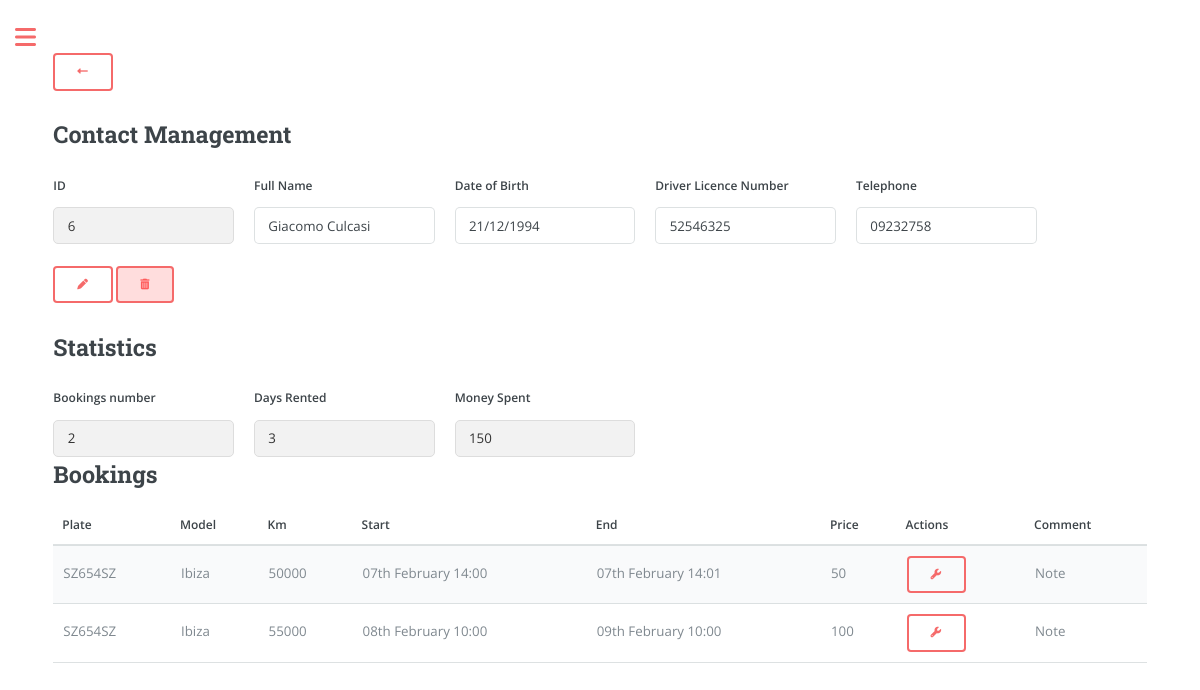
Before: /contact/6 (signed in) with the older database file.
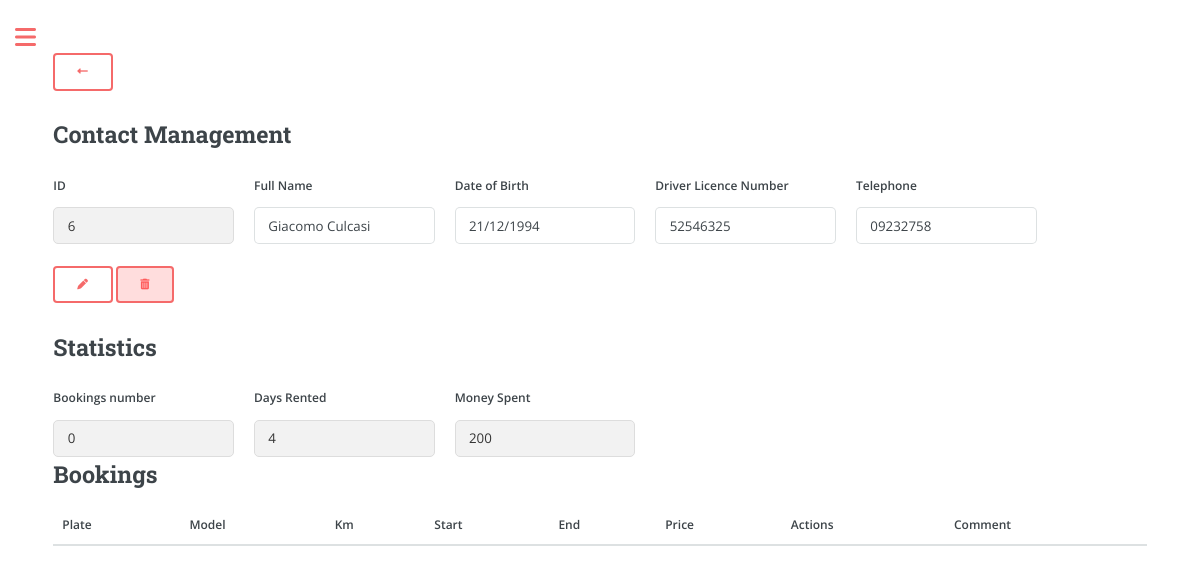
After: the same page with the newer database file.
### app/models.py (models this page shows, shortened)
class Contacts(db.Model):
    id = db.Column(db.Integer, primary_key=True)
    full_name = db.Column(db.String(128), index=True)
    driver_licence_n = db.Column(db.Integer, index=True)
    dob = db.Column(db.String(8), index=True)
    telephone = db.Column(db.String(20), index=True)
    user_id = db.Column(db.Integer, db.ForeignKey('user.id', name='contacts_user_id'), nullable=False)
    bookings = db.relationship('Booking', backref='owner', lazy='dynamic')
    money_spent = db.Column(db.Integer, default=0, index=True)
    rented_days = db.Column(db.Integer, default=0, index=True)

class User(UserMixin, db.Model):
    id = db.Column(db.Integer, primary_key=True)
    registration_date = db.Column(db.DateTime, default=datetime.utcnow)
    username = db.Column(db.String(64), index=True, unique=True)
    email = db.Column(db.String(120), index=True, unique=True)
    password_hash = db.Column(db.String(128))
    garage = db.relationship('Car', backref='owner_garage', lazy='dynamic')
    groups = db.relationship('Groups', backref='owner_groups', lazy='dynamic')
    contacts = db.relationship('Contacts', backref='owner_contacts', lazy='dynamic')
    role = db.Column(db.String(20), default='user')
    currency = db.Column(db.String(1), default='€')
    measurement_unit = db.Column(db.String(5), default='Km')
    language = db.Column(db.String(2), default='en')

class Booking(db.Model):
    id = db.Column(db.Integer, primary_key=True)
    start_datetime = db.Column(db.DateTime, nullable=False)
    end_datetime = db.Column(db.DateTime, nullable=False)
    car_plate = db.Column(db.String(8), db.ForeignKey('car.plate'), nullable=False)
    user_id = db.Column(db.Integer, db.ForeignKey('user.id'), nullable=False)
    note = db.Column(db.String(160))
    money = db.Column(db.Integer, default=0, index=True)
    km = db.Column(db.Integer, default=0, index=True) # Car's kilometres when booking
    car = db.relationship('Car', backref='bookings', lazy=True)
    contact_id = db.Column(db.Integer, db.ForeignKey('contacts.id', name='booking_contacts_id'), nullable=True)
    group_id = db.Column(db.Integer, db.ForeignKey('groups.id', name='booking_group'), nullable=True)
    group = db.relationship('Groups', back_populates='bookings', lazy=True)

class Car(db.Model):
    plate = db.Column(db.String(8), primary_key=True, index=True, unique=True)
    make = db.Column(db.String(15), index=True)
    model = db.Column(db.String(15), index=True)
    fuel = db.Column(db.String(8), index=True)
    year = db.Column(db.Integer, index=True)
    cc = db.Column(db.Integer, index=True)
    user_id = db.Column(db.Integer, db.ForeignKey('user.id'))
    days = db.Column(db.Integer, default=0, index=True)
    money = db.Column(db.Integer, default=0, index=True) # Referred as 'revenue'
    car_cost = db.Column(db.Integer, default=0, index=True)
    insurance_cost = db.Column(db.Float, default=0, index=True)
    insurance_expiry_date = db.Column(db.DateTime)
    mot_cost = db.Column(db.Float, default=0, index=True)
    mot_expiry_date = db.Column(db.DateTime)
    road_tax_cost = db.Column(db.Float, default=0, index=True)
    road_tax_expiry_date = db.Column(db.DateTime)
    renewal = db.relationship('Renewal', backref='car', lazy='dynamic')
    km = db.Column(db.Integer, default=0, index=True)

### app/routes.py (the view, shortened to what this page needs)
@app.route('/contact/<int:contact_id>', methods=['GET', 'POST'])
@login_required
def contact_manage(contact_id):
    contact = Contacts.query.get_or_404(contact_id)
    contact_bookings = contact.bookings.all()
    return render_template('contact_manage.html' if current_user.language == 'en' else f'contact_manage_{current_user.language}.html',
                           contact=contact, contact_bookings=contact_bookings, days=contact.rented_days,
                           money=contact.money_spent, bookings_number=len(contact_bookings), user_name=current_user.username if current_user.is_authenticated else None)

### app/models.py (called while the page is built)
@login.user_loader
def load_user(id):
    return User.query.get(int(id))

### app/templates/contact_manage.html (shortened to what this page needs)
{% if current_user.language == 'en' %}
    {% extends "index.html" %}
{% else %}
    {% extends "index_" + current_user.language + ".html" %}
{% endif %}
{% block content %}
<link rel="stylesheet" href="{{ url_for('static', filename='css/custom.css') }}">
<div class="row">
    <form action="{{ url_for('contacts') }}" method="get">
      <button type="submit" title="Back"><i class="fa-solid fa-left-long"></i></button>
    </form>
  </div>
<h2>Contact Management</h2>
<form method="POST" onsubmit="return confirm('Are you sure you want to proceed?');">
    <div class="row">
        <div class="col">
            <label for="id" class="form-label">ID</label>
            <input type="text" class="form-control" id="id" name="id" value="{{ contact.id }}" readonly>
        </div>
        <div class="col">
            <label for="full_name" class="form-label">Full Name</label>
            <input type="text" class="form-control" id="full_name" name="full_name" value="{{ contact.full_name }}">
        </div>
        <div class="col">
            <label for="dob" class="form-label">Date of Birth</label>
            <input type="text" class="form-control" id="dob" name="dob" value="{{ contact.dob }}">
        </div>
        <div class="col">
            <label for="driver_licence_n" class="form-label">Driver Licence Number</label>
            <input type="text" class="form-control" id="driver_licence_n" name="driver_licence_n" value="{{ contact.driver_licence_n }}">
        </div>
        <div class="col">
            <label for="telephone" class="form-label">Telephone</label>
            <input type="text" class="form-control" id="telephone" name="telephone" value="{{ contact.telephone }}">
        </div>
    </div>
    <br>
    <div class="row">
        <div class="col">
            <button type="submit" class="btn btn-primary" name="action" value="amend"><i class="fa-solid fa-pen"></i></button>
            <button type="submit" class="btn btn-danger btn-delete" name="action" value="delete"><i class="fas fa-trash-alt"></i></button>
        </div>
    </div>
</form>
<h2>Statistics</h2>
<div class="row">
    <div class="col">
        <label for="bookings_number" class="form-label">Bookings number</label>
        <input type="text" class="form-control" id="bookings_number" name="bookings_number" value="{{ bookings_number }}" readonly>
    </div>
    <div class="col">
        <label for="days_rented" class="form-label">Days Rented</label>
        <input type="text" class="form-control" id="days_rented" name="days_rented" value="{{ days }}" readonly>
    </div>
    <div class="col">
        <label for="money_spent" class="form-label">Money Spent</label>
        <input type="text" class="form-control" id="money_spent" name="money_spent" value="{{ money }}" readonly>
    </div>
</div>
<h2>Bookings</h2>
<form action="{{ url_for('bookings_manage') }}" method="POST">
    <table>
        <thead>
            <tr>
                <th>Plate</th>
                <th>Model</th>
                <th>{{ current_user.measurement_unit.capitalize() }}</th>
                <th>Start</th>
                <th>End</th>
                <th>Price</th>
                <th>Actions</th>
                <th>Comment</th>
            </tr>
        </thead>
        <tbody>
            {% for booking in contact_bookings %}
                <tr>
                    <td>{{ booking.car.plate }}</td>
                    <td>{{ booking.car.model }}</td>
                    <td>{{ booking.km }}</td>
                    <td>{{ booking.start_datetime.strftime("%dth %B %H:%M") }}</td>
                    <td>{{ booking.end_datetime.strftime("%dth %B %H:%M") }}</td>
                    <td>{{ booking.money }}</td>
                    <td>
                        <button type="submit" class="btn btn-danger" name="manage_booking" value="{{ booking.id }}"><i class="fa-solid fa-wrench"></i></button>
                    </td>
                    <td>
                        {% if booking.note %}
                            <span class="note-tooltip">
                                Note
                            </span>
                        {% endif %}
                    </td>
                </tr>
            {% endfor %}
        </tbody>
    </table>
</form>
{% endblock %}

### app/templates/index.html (shortened to what this page needs)
<!DOCTYPE HTML>
<html>
	<head>
		<link rel="stylesheet" href="{{url_for('static', filename='css/main.css')}}"/>
		<link rel="stylesheet" href="{{url_for('static', filename='css/custom.css')}}"/>
		<link rel="stylesheet" href="https://cdnjs.cloudflare.com/ajax/libs/font-awesome/6.0.0-beta3/css/all.min.css">
	</head>
	<body class="is-preload">
			<div id="wrapper">
					<div id="main">
						<div class="inner">
								<section id="banner">
									<div class="content">
										{% block content %} {% endblock %}
								</section>
						</div>
					</div>
			</div>
	</body>
</html>

### app/static/css/custom.css (style rules this page uses)
input[readonly] { background-color: #f2f2f2; color: #333; border: 1px solid #ddd; cursor: not-allowed; }

Changed rows visible on the page:
removed Booking: car.plate "SZ654SZ", car.model "Ibiza", km "50000", start_datetime "07th February 14:00", end_datetime "07th February 14:01", money "50", {{ booking.id }} 1 (drawn)
removed Booking: car.plate "SZ654SZ", car.model "Ibiza", km "55000", start_datetime "08th February 10:00", end_datetime "09th February 10:00", money "100", {{ booking.id }} 2 (drawn)
Other visible differences:
form field bookings_number: "2" → "0"
form field days_rented: "3" → "4"
form field money_spent: "150" → "200"
